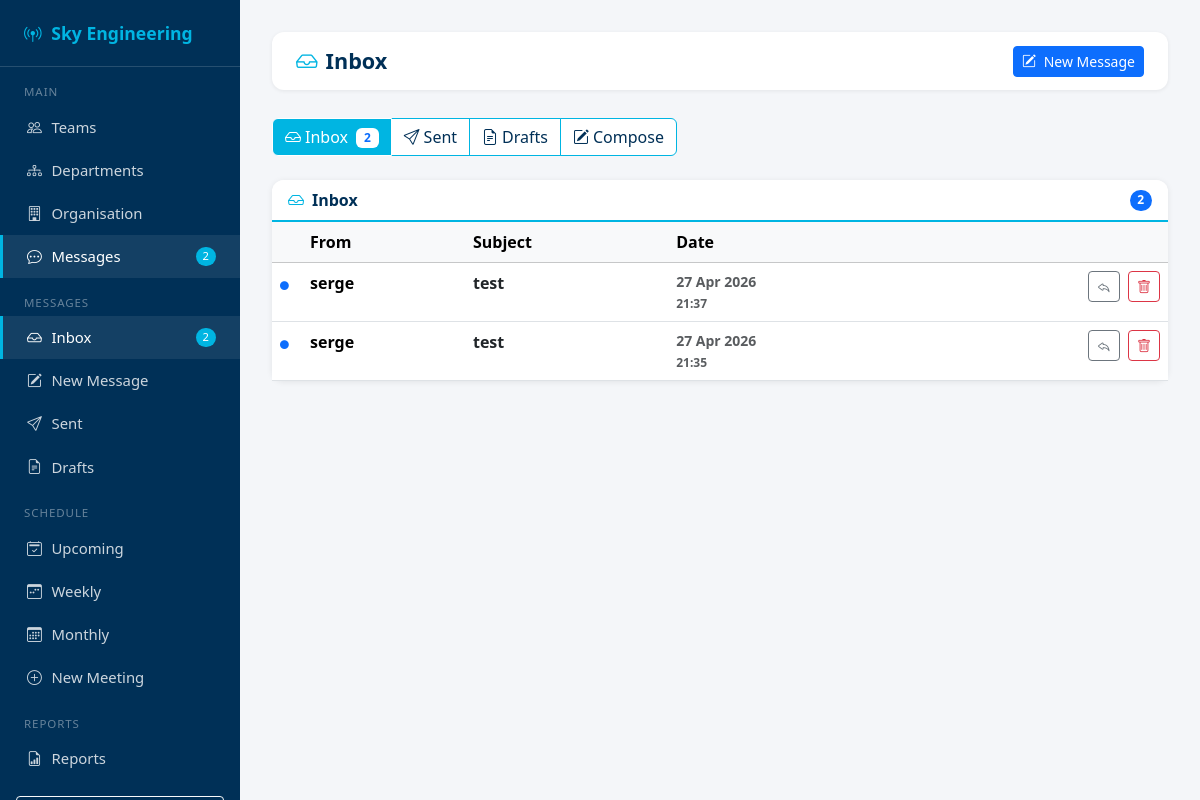
/messages/ (signed in), run on the app's committed database.
### messaging/models.py (models this page shows, shortened)
class Message(models.Model):
    sender    = models.ForeignKey(
        User, on_delete=models.CASCADE,
        related_name='sent_messages'
    )
    recipient = models.ForeignKey(
        User, on_delete=models.CASCADE,
        related_name='received_messages',
        null=True, blank=True
    )
    subject   = models.CharField(max_length=255)
    body      = models.TextField()
    is_draft  = models.BooleanField(default=False)
    is_read   = models.BooleanField(default=False)
    parent    = models.ForeignKey(
        'self', on_delete=models.SET_NULL,
        null=True, blank=True,
        related_name='replies'
    )
    deleted_by_sender    = models.BooleanField(default=False)
    deleted_by_recipient = models.BooleanField(default=False)
    created_at = models.DateTimeField(auto_now_add=True)
    sent_at    = models.DateTimeField(null=True, blank=True)
    class Meta:
        ordering = ['-created_at']

### messaging/views.py (the view)
# urls.py: path('',               views.inbox,          name='inbox'),
@login_required
def inbox(request):
    msgs = Message.objects.filter(
        recipient=request.user,
        is_draft=False,
        deleted_by_recipient=False,
    ).select_related('sender').order_by('-sent_at')
    ctx = _base_context(request)
    ctx['messages_list'] = msgs
    ctx['active_tab']    = 'inbox'
    return render(request, 'messaging/inbox.html', ctx)

### messaging/views.py (called while the page is built)
def _base_context(request):
    unread = Message.objects.filter(
        recipient=request.user,
        is_read=False,
        is_draft=False,
        deleted_by_recipient=False,
    ).count()
    return {'unread_count': unread}

### messaging/templates/messaging/inbox.html (shortened to what this page needs)
{% extends 'messaging/base_messaging.html' %}
{% block content %}
<div class="top-bar">
  <h1><i class="bi bi-inbox me-2" style="color:var(--sky-blue)"></i>Inbox</h1>
  <a href="{% url 'messaging:compose' %}" class="btn btn-primary btn-sm">
    <i class="bi bi-pencil-square me-1"></i> New Message
  </a>
</div>
<div class="btn-group mb-4" role="group">
  <a href="{% url 'messaging:inbox' %}"   class="btn btn-sky active">
    <i class="bi bi-inbox me-1"></i>Inbox
    {% if unread_count %}<span class="badge bg-white text-primary ms-1">{{ unread_count }}</span>{% endif %}
  </a>
  <a href="{% url 'messaging:sent' %}"    class="btn btn-sky"><i class="bi bi-send me-1"></i>Sent</a>
  <a href="{% url 'messaging:drafts' %}"  class="btn btn-sky"><i class="bi bi-file-earmark-text me-1"></i>Drafts</a>
  <a href="{% url 'messaging:compose' %}" class="btn btn-sky"><i class="bi bi-pencil-square me-1"></i>Compose</a>
</div>
<div class="card">
  <div class="card-header d-flex align-items-center gap-2">
    <i class="bi bi-inbox" style="color:var(--sky-blue)"></i> Inbox
    <span class="ms-auto badge bg-primary rounded-pill">{{ messages_list|length }}</span>
  </div>
  <div class="card-body p-0">
    {% if messages_list %}
    <table class="table table-hover mb-0">
      <thead class="table-light">
        <tr>
          <th style="width:30px"></th>
          <th>From</th>
          <th>Subject</th>
          <th>Date</th>
          <th></th>
        </tr>
      </thead>
      <tbody>
        {% for msg in messages_list %}
        <tr class="msg-row {% if not msg.is_read %}unread{% endif %}"
            onclick="window.location='{% url 'messaging:view' msg.pk %}'">
          <td>
            {% if not msg.is_read %}
              <i class="bi bi-circle-fill text-primary" style="font-size:.55rem"></i>
            {% endif %}
          </td>
          <td>
            <span class="{% if not msg.is_read %}fw-semibold{% endif %}">
              {{ msg.sender.get_full_name|default:msg.sender.username }}
            </span>
          </td>
          <td>
            <span class="msg-subject {% if not msg.is_read %}fw-semibold text-dark{% endif %}">
              {{ msg.subject }}
            </span>
          </td>
          <td class="text-muted small text-nowrap">
            {{ msg.sent_at|date:"d M Y" }}<br>
            <span style="font-size:.75rem">{{ msg.sent_at|time:"H:i" }}</span>
          </td>
          <td class="text-end" onclick="event.stopPropagation()">
            <a href="{% url 'messaging:reply' msg.pk %}" class="btn btn-sm btn-outline-secondary me-1" title="Reply">
              <i class="bi bi-reply"></i>
            </a>
            <a href="{% url 'messaging:delete' msg.pk %}" class="btn btn-sm btn-outline-danger"
               title="Delete" onclick="return confirm('Delete this message?')">
              <i class="bi bi-trash"></i>
            </a>
          </td>
        </tr>
        {% endfor %}
      </tbody>
    </table>
    {% endif %}
  </div>
</div>
{% endblock %}

### messaging/templates/messaging/base_messaging.html (style rules this page uses)
:root { --sky-blue: #00b5e2; --sky-dark: #003057; --sky-light: #e8f7fc; --sidebar-w: 240px; }
body { background: #f4f6f9; font-family: 'Segoe UI', sans-serif; }
.top-bar { background: #fff; border-radius: 12px; padding: .85rem 1.5rem; margin-bottom: 1.75rem; display: flex; align-items: center; justify-content: space-between; box-shadow: 0 1px 4px rgba(0,0,0,.07); }
.top-bar h1 { font-size: 1.35rem; font-weight: 700; color: var(--sky-dark); margin: 0; }
.card { border: none; border-radius: 12px; box-shadow: 0 1px 6px rgba(0,0,0,.08); }
.card-header { background: #fff; border-bottom: 2px solid var(--sky-blue); border-radius: 12px 12px 0 0 !important; font-weight: 600; color: var(--sky-dark); }
.msg-row { cursor: pointer; transition: background .1s; }
.msg-row.unread td { font-weight: 600; }
.msg-row.unread .msg-subject { color: var(--sky-dark); }
.btn-sky { background:#fff; border:1px solid var(--sky-blue); color:var(--sky-dark); }
.btn-sky.active { background:var(--sky-blue); color:#fff; }

### data on the page
Message: is_read False (drawn), sender.get_full_name "serge", subject "test", sent_at "27 Apr 2026", sent_at "21:37"
Message: is_read False (drawn), sender.get_full_name "serge", subject "test", sent_at "27 Apr 2026", sent_at "21:35"

### other printed values
{{ unread_count }} "2"
{{ messages_list|length }} "2"
